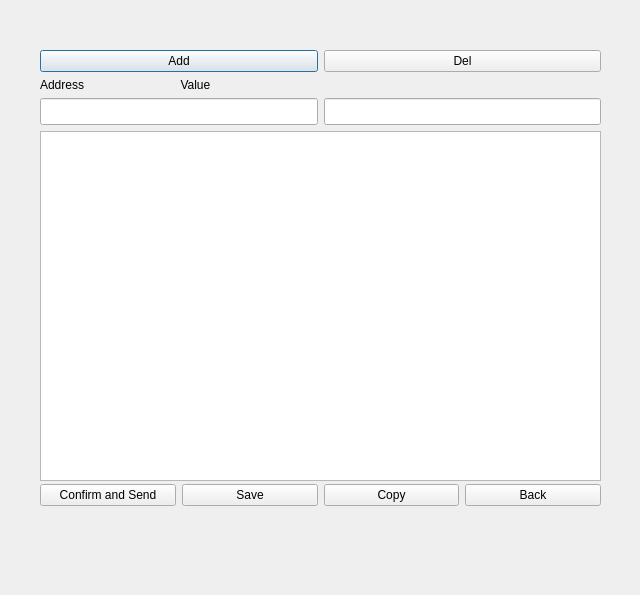
<?xml version="1.0" encoding="UTF-8"?>
<ui version="4.0">
 <class>select_Dialog</class>
 <widget class="QDialog" name="select_Dialog">
  <property name="geometry">
   <rect>
    <x>0</x>
    <y>0</y>
    <width>640</width>
    <height>595</height>
   </rect>
  </property>
  <property name="windowTitle">
   <string>Dialog</string>
  </property>
  <widget class="QWidget" name="verticalLayoutWidget">
   <property name="geometry">
    <rect>
     <x>40</x>
     <y>50</y>
     <width>561</width>
     <height>431</height>
    </rect>
   </property>
   <layout class="QVBoxLayout" name="verticalLayout">
    <item>
     <layout class="QHBoxLayout" name="horizontalLayout_4">
      <item>
       <widget class="QPushButton" name="addButton">
        <property name="text">
         <string>Add</string>
        </property>
       </widget>
      </item>
      <item>
       <widget class="QPushButton" name="delButton">
        <property name="text">
         <string>Del</string>
        </property>
       </widget>
      </item>
     </layout>
    </item>
    <item>
     <widget class="QLabel" name="label">
      <property name="text">
       <string>Address                             Value</string>
      </property>
     </widget>
    </item>
    <item>
     <layout class="QHBoxLayout" name="horizontalLayout_6">
      <item>
       <widget class="QLineEdit" name="registerAddressLineEdit">
        <property name="font">
         <font>
          <pointsize>12</pointsize>
         </font>
        </property>
       </widget>
      </item>
      <item>
       <widget class="QLineEdit" name="valueLineEdit">
        <property name="font">
         <font>
          <pointsize>12</pointsize>
         </font>
        </property>
       </widget>
      </item>
     </layout>
    </item>
    <item>
     <widget class="QTableWidget" name="activeValue"/>
    </item>
    <item>
     <layout class="QHBoxLayout" name="horizontalLayout_7"/>
    </item>
   </layout>
  </widget>
  <widget class="QWidget" name="layoutWidget">
   <property name="geometry">
    <rect>
     <x>40</x>
     <y>480</y>
     <width>561</width>
     <height>30</height>
    </rect>
   </property>
   <layout class="QHBoxLayout" name="horizontalLayout">
    <item>
     <widget class="QPushButton" name="confirmButton">
      <property name="text">
       <string>Confirm and Send</string>
      </property>
     </widget>
    </item>
    <item>
     <widget class="QPushButton" name="saveButton">
      <property name="text">
       <string>Save</string>
      </property>
     </widget>
    </item>
    <item>
     <widget class="QPushButton" name="copyButton">
      <property name="text">
       <string>Copy</string>
      </property>
     </widget>
    </item>
    <item>
     <widget class="QPushButton" name="cancelButton">
      <property name="text">
       <string>Back</string>
      </property>
     </widget>
    </item>
   </layout>
  </widget>
 </widget>
 <resources/>
 <connections/>
</ui>
